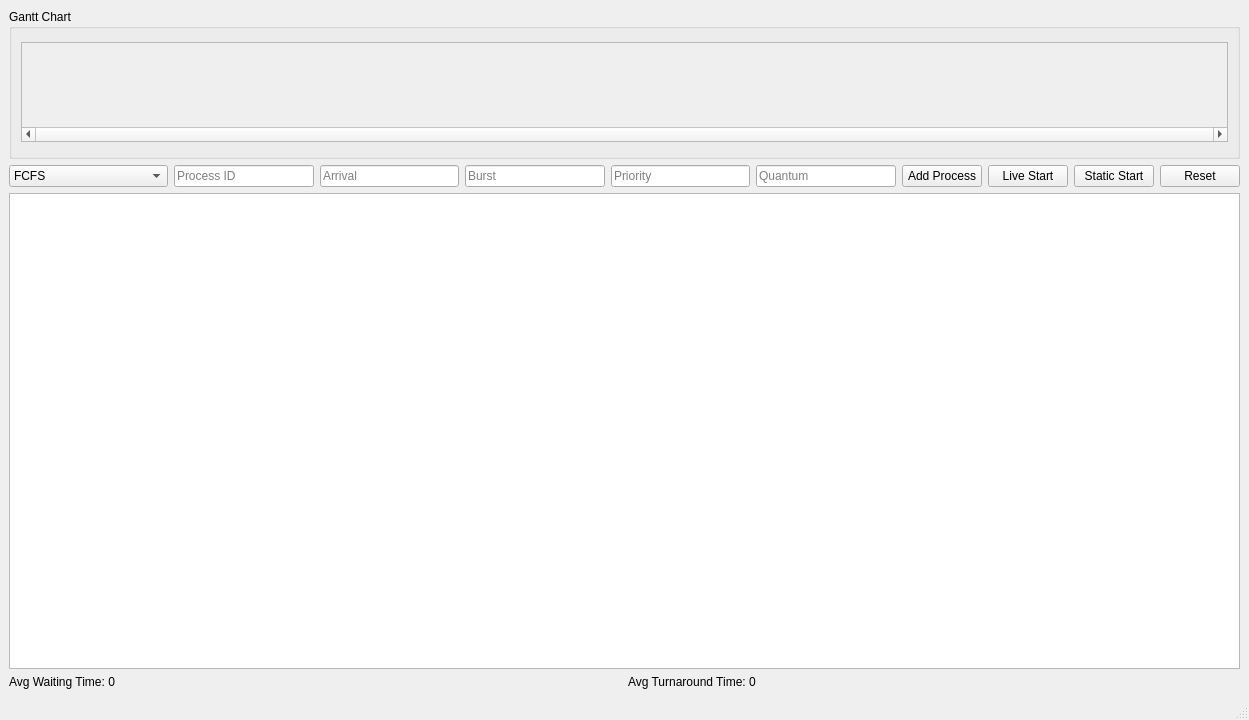
<?xml version="1.0" encoding="UTF-8"?>
<ui version="4.0">
 <class>MainWindow</class>
 <widget class="QMainWindow" name="MainWindow">
  <property name="geometry">
   <rect>
    <x>0</x>
    <y>0</y>
    <width>1249</width>
    <height>720</height>
   </rect>
  </property>
  <property name="windowTitle">
   <string>CPU Scheduling Simulator</string>
  </property>
  <widget class="QWidget" name="centralwidget">
   <layout class="QVBoxLayout" name="mainLayout">
    <item>
     <widget class="QGroupBox" name="ganttGroup">
      <property name="sizePolicy">
       <sizepolicy hsizetype="Expanding" vsizetype="Expanding">
        <horstretch>0</horstretch>
        <verstretch>2</verstretch>
       </sizepolicy>
      </property>
      <property name="maximumSize">
       <size>
        <width>16777215</width>
        <height>150</height>
       </size>
      </property>
      <property name="title">
       <string>Gantt Chart</string>
      </property>
      <layout class="QVBoxLayout" name="ganttLayout">
       <item>
        <widget class="QScrollArea" name="ganttScrollArea">
         <property name="maximumSize">
          <size>
           <width>16777215</width>
           <height>100</height>
          </size>
         </property>
         <property name="horizontalScrollBarPolicy">
          <enum>Qt::ScrollBarPolicy::ScrollBarAlwaysOn</enum>
         </property>
         <property name="widgetResizable">
          <bool>true</bool>
         </property>
         <widget class="QWidget" name="scrollAreaWidgetContents">
          <property name="geometry">
           <rect>
            <x>0</x>
            <y>0</y>
            <width>1197</width>
            <height>80</height>
           </rect>
          </property>
          <layout class="QHBoxLayout" name="ganttContainerLayout"/>
         </widget>
        </widget>
       </item>
      </layout>
     </widget>
    </item>
    <item>
     <layout class="QHBoxLayout" name="controlsLayout">
      <item>
       <widget class="QComboBox" name="algoBox">
        <item>
         <property name="text">
          <string>FCFS</string>
         </property>
        </item>
        <item>
         <property name="text">
          <string>SJF Preemptive</string>
         </property>
        </item>
        <item>
         <property name="text">
          <string>SJF Non Preemptive</string>
         </property>
        </item>
        <item>
         <property name="text">
          <string>Priority Preemptive</string>
         </property>
        </item>
        <item>
         <property name="text">
          <string>Priority Non Preemptive</string>
         </property>
        </item>
        <item>
         <property name="text">
          <string>RR</string>
         </property>
        </item>
       </widget>
      </item>
      <item>
       <widget class="QLineEdit" name="idInput">
        <property name="placeholderText">
         <string>Process ID</string>
        </property>
       </widget>
      </item>
      <item>
       <widget class="QLineEdit" name="arrivalInput">
        <property name="placeholderText">
         <string>Arrival</string>
        </property>
       </widget>
      </item>
      <item>
       <widget class="QLineEdit" name="burstInput">
        <property name="placeholderText">
         <string>Burst</string>
        </property>
       </widget>
      </item>
      <item>
       <widget class="QLineEdit" name="priorityInput">
        <property name="placeholderText">
         <string>Priority</string>
        </property>
       </widget>
      </item>
      <item>
       <widget class="QLineEdit" name="quantumInput">
        <property name="placeholderText">
         <string>Quantum</string>
        </property>
       </widget>
      </item>
      <item>
       <widget class="QPushButton" name="addBtn">
        <property name="text">
         <string>Add Process</string>
        </property>
       </widget>
      </item>
      <item>
       <widget class="QPushButton" name="startLiveBtn">
        <property name="text">
         <string>Live Start</string>
        </property>
       </widget>
      </item>
      <item>
       <widget class="QPushButton" name="startStaticBtn">
        <property name="text">
         <string>Static Start</string>
        </property>
       </widget>
      </item>
      <item>
       <widget class="QPushButton" name="resetBtn">
        <property name="text">
         <string>Reset</string>
        </property>
       </widget>
      </item>
     </layout>
    </item>
    <item>
     <widget class="QTableWidget" name="tableWidget">
      <property name="sizePolicy">
       <sizepolicy hsizetype="Expanding" vsizetype="Expanding">
        <horstretch>0</horstretch>
        <verstretch>1</verstretch>
       </sizepolicy>
      </property>
     </widget>
    </item>
    <item>
     <layout class="QHBoxLayout" name="resultLayout">
      <item>
       <widget class="QLabel" name="avgWTLabel">
        <property name="text">
         <string>Avg Waiting Time: 0</string>
        </property>
       </widget>
      </item>
      <item>
       <widget class="QLabel" name="avgTATLabel">
        <property name="text">
         <string>Avg Turnaround Time: 0</string>
        </property>
       </widget>
      </item>
     </layout>
    </item>
   </layout>
  </widget>
  <widget class="QStatusBar" name="statusbar"/>
 </widget>
 <resources/>
 <connections/>
</ui>
